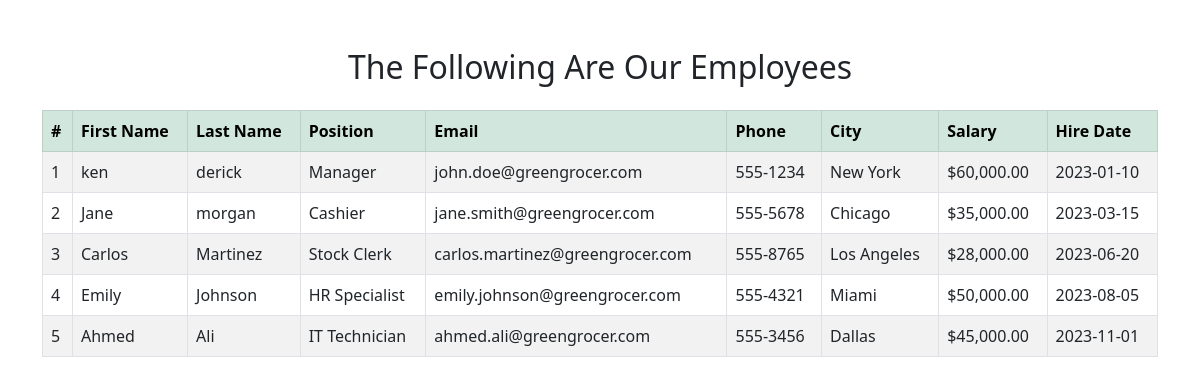
Page /employee.php on the committed database.
### tables this page shows
CREATE TABLE Employees (
    EmployeeID INT AUTO_INCREMENT PRIMARY KEY,
    FirstName VARCHAR(50) NOT NULL,
    LastName VARCHAR(50) NOT NULL,
    Position VARCHAR(50) NOT NULL,
    Email VARCHAR(100) NOT NULL,
    Phone VARCHAR(15) NOT NULL,
    City VARCHAR(50) NOT NULL,
    Salary DECIMAL(10, 2) NOT NULL,
    HireDate DATE NOT NULL
);

### employee.php (the view, shortened to what this page needs)
<?php
include('connect.php');
?>
<!DOCTYPE html>
<html lang="en">
<head>
    <link href="https://cdn.jsdelivr.net/npm/bootstrap@5.3.0/dist/css/bootstrap.min.css" rel="stylesheet">
</head>
<body>
    <div class="container mt-5">
        <h2 class="mb-4 text-center"> The Following Are Our Employees</h2>
        <div class="row">
            <div class="col-md-12">
                <table class="table table-bordered table-striped">
                    <thead class="table-success">
                        <tr>
                            <th>#</th>
                            <th>First Name</th>
                            <th>Last Name</th>
                            <th>Position</th>
                            <th>Email</th>
                            <th>Phone</th>
                            <th>City</th>
                            <th>Salary</th>
                            <th>Hire Date</th>
                        </tr>
                    </thead>
                    <tbody>
                        <?php
                        $sql = "SELECT * FROM Employees";
                        $result = $conn->query($sql);
                        if ($result && $result->num_rows > 0) {
                            while ($employee = $result->fetch_assoc()): ?>
                                <tr>
                                    <td><?= htmlspecialchars($employee['EmployeeID']) ?></td>
                                    <td><?= htmlspecialchars($employee['FirstName']) ?></td>
                                    <td><?= htmlspecialchars($employee['LastName']) ?></td>
                                    <td><?= htmlspecialchars($employee['Position']) ?></td>
                                    <td><?= htmlspecialchars($employee['Email']) ?></td>
                                    <td><?= htmlspecialchars($employee['Phone']) ?></td>
                                    <td><?= htmlspecialchars($employee['City']) ?></td>
                                    <td>$<?= number_format($employee['Salary'], 2) ?></td>
                                    <td><?= htmlspecialchars($employee['HireDate']) ?></td>
                                </tr>
                            <?php endwhile;
                        } else {
                            echo '<tr><td colspan="9" class="text-center text-muted">No employees found.</td></tr>';
                        }
                        ?>
                    </tbody>
                </table>
            </div>
        </div>
    </div>
</body>
</html>

### rows in the picture
employees: EmployeeID "1", FirstName "ken", LastName "derick", Position "Manager", Email "john.doe@greengrocer.com", Phone "555-1234", City "New York", Salary "60,000.00", HireDate "2023-01-10"
employees: EmployeeID "2", FirstName "Jane", LastName "morgan", Position "Cashier", Email "jane.smith@greengrocer.com", Phone "555-5678", City "Chicago", Salary "35,000.00", HireDate "2023-03-15"
employees: EmployeeID "3", FirstName "Carlos", LastName "Martinez", Position "Stock Clerk", Email "carlos.martinez@greengrocer.com", Phone "555-8765", City "Los Angeles", Salary "28,000.00", HireDate "2023-06-20"
employees: EmployeeID "4", FirstName "Emily", LastName "Johnson", Position "HR Specialist", Email "emily.johnson@greengrocer.com", Phone "555-4321", City "Miami", Salary "50,000.00", HireDate "2023-08-05"
employees: EmployeeID "5", FirstName "Ahmed", LastName "Ali", Position "IT Technician", Email "ahmed.ali@greengrocer.com", Phone "555-3456", City "Dallas", Salary "45,000.00", HireDate "2023-11-01"
